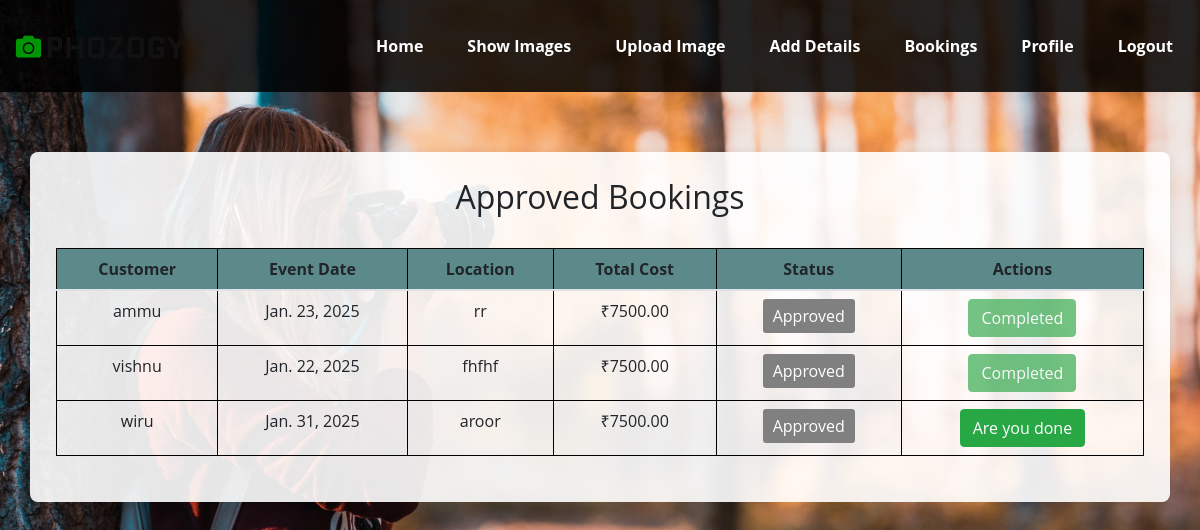
/photographer_aproval/ (signed in), run on the app's committed database.
### app1/models.py (models this page shows, shortened)
class Booking(models.Model):
    user = models.ForeignKey(user_registration, on_delete=models.CASCADE, related_name='bookings')
    photographer_data = models.ForeignKey(available_Photographer, on_delete=models.CASCADE)
    event_type = models.CharField(max_length=100)
    event_date = models.DateField()
    event_location = models.CharField(max_length=200)
    hours_needed = models.PositiveIntegerField()
    hourly_rate = models.DecimalField(max_digits=10, decimal_places=2)
    total_cost = models.DecimalField(max_digits=10, decimal_places=2)
    additional_notes = models.TextField(blank=True, null=True)
    payment_status = models.CharField(max_length=20, default='pending')
    status = models.CharField(max_length=20, default='pending')
    work_completed = models.BooleanField(default=False)
    work_completed_at = models.DateTimeField(null=True, blank=True)  # Optional timestamp

class user_registration(models.Model):
    fullname = models.CharField(max_length=30)
    email = models.EmailField()
    phonenumber = models.IntegerField()
    username = models.CharField(max_length=30)
    password = models.CharField(max_length=10)             # user registration
    is_accepted = models.BooleanField(default=False)

### app1/views.py (the view, shortened to what this page needs)
# urls.py: path('photographer_aproval/', views.photographer_aproval, name='photographer_aproval'),
def photographer_aproval(request):
    photographer_username = request.session.get('username')
    if not photographer_username:
        return HttpResponse("Session expired or not logged in. Please log in again.")
    photographer_user = camera_registration.objects.filter(username=photographer_username).first()
    if not photographer_user:
        return HttpResponse("Photographer not found in camera_registration.")
    photographer = available_Photographer.objects.filter(user=photographer_user).first()
    if not photographer:
        return HttpResponse("Photographer not found in available_Photographer.")
    approved_bookings = Booking.objects.filter(photographer_data=photographer, status='approved')
    return render(request, 'photographer_aproval.html', {'approved_bookings': approved_bookings})

### template/photographer_aproval.html (shortened to what this page needs)
<!DOCTYPE html>
<html lang="en">
<head>
    {% load static %}
    <link rel="stylesheet" href="{% static 'css/bootstrap.min.css' %}">
</head>
<body>
    <header class="header-section">
        <div class="container-fluid">
            <div class="row">
                <div class="col-lg-12 d-flex align-items-center">
                    <div class="logo">
                        <a href="./index.html">
                            <img src="{% static 'img/logo.png' %}" alt="Logo">
                        </a>
                    </div>
                    <nav class="nav-menu">
                        <ul class="d-flex">
                            <li class="active"><a href="../photographer_dashboard">Home</a></li>
                            <li><a href="../show_images">Show Images</a></li>
                            <li><a href="../upload_image/">Upload Image</a></li>
                            <li><a href="../add_photographer">Add Details</a></li>
                            <li><a href="../photographer_aproval/">  Bookings</a></li>
                            <li><a href="../cameraman_profile">Profile</a></li>
                            <li><a href="../logout">Logout</a></li>
                        </ul>
                    </nav>
                </div>
            </div>
        </div>
    </header>
    <div class="container">
        <h2 class="text-center">Approved Bookings</h2>
        <br>
        <table class="table">
            <thead>
                <tr>
                    <th>Customer</th>
                    <th>Event Date</th>
                    <th>Location</th>
                    <th>Total Cost</th>
                    <th>Status</th>
                    <th>Actions</th>
                </tr>
            </thead>
            <tbody>
                {% for booking in approved_bookings %}
                <tr>
                    <td>{{ booking.user.username }}</td>
                    <td>{{ booking.event_date }}</td>
                    <td>{{ booking.event_location }}</td>
                    <td>₹{{ booking.total_cost }}</td>
                    <td><span class="status-approved">Approved</span></td>
                    <td>
                        <button class="btn btn-success"
                                id="complete-btn-{{ booking.id }}"
                                data-id="{{ booking.id }}"
                                {% if booking.work_completed %}disabled{% endif %}>
                            {% if booking.work_completed %}Completed{% else %}Are you done{% endif %}
                        </button>
                    </td>
                </tr>
                {% empty %}
                <tr>
                    <td colspan="7" class="text-muted">No approved bookings available.</td>
                </tr>
                {% endfor %}
            </tbody>
        </table>
    </div>
</body>
</html>

### data on the page
Booking: user.username "ammu", event_date "Jan. 23, 2025", event_location "rr", total_cost "7500.00", work_completed "Completed"
Booking: user.username "vishnu", event_date "Jan. 22, 2025", event_location "fhfhf", total_cost "7500.00", work_completed "Completed"
Booking: user.username "wiru", event_date "Jan. 31, 2025", event_location "aroor", total_cost "7500.00", work_completed "Are you done"
